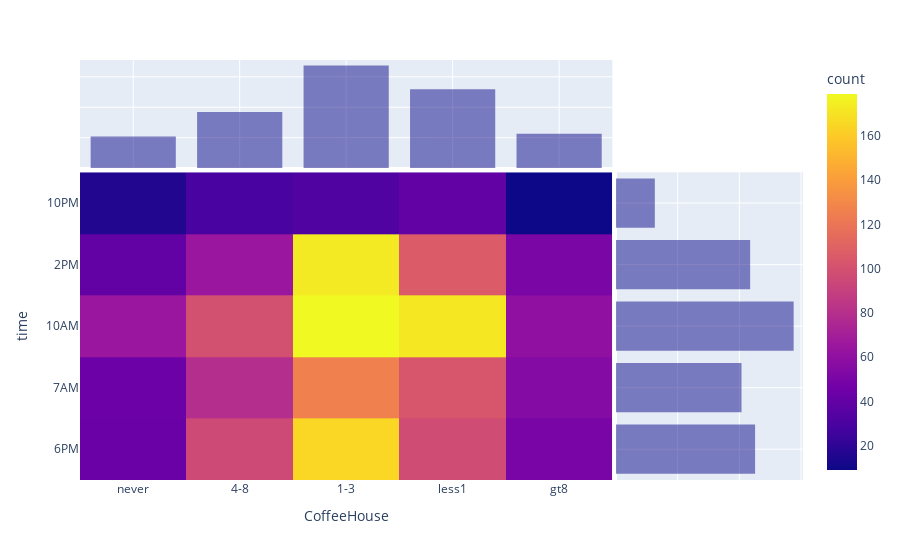

Write notebook code for a chart like this one.
### Markdown cell above
#### There is a strong correlation with rare coffee house visitors and 10am.

### Code cell
px.density_heatmap(coffee_df[coffee_df['Accepted']==True], x="CoffeeHouse", y="time", marginal_x="histogram", marginal_y="histogram")

### Figure 1 — Plotly figure (JSON) as saved in the notebook; plotly's stock layout.template omitted (floating-point values rounded to 4 significant figures; data arrays with more than 128 entries replaced by an {"elided": "..."} marker saying what was removed)
{"data": [{"coloraxis": "coloraxis", "hovertemplate": "CoffeeHouse=%{x}<br>time=%{y}<br>count=%{z}<extra></extra>", "name": "", "type": "histogram2d", "x": {"elided": "1995 str values"}, "xaxis": "x", "xbingroup": "x", "y": {"elided": "1995 str values"}, "yaxis": "y", "ybingroup": "y"}, {"alignmentgroup": "True", "bingroup": "x", "hovertemplate": "CoffeeHouse=%{x}<br>count=%{y}<extra></extra>", "legendgroup": "", "marker": {"color": "#0d0887"}, "name": "", "offsetgroup": "", "opacity": 0.5, "showlegend": false, "type": "histogram", "x": {"elided": "1995 str values"}, "xaxis": "x3", "yaxis": "y3"}, {"alignmentgroup": "True", "bingroup": "y", "hovertemplate": "time=%{y}<br>count=%{x}<extra></extra>", "legendgroup": "", "marker": {"color": "#0d0887"}, "name": "", "offsetgroup": "", "opacity": 0.5, "showlegend": false, "type": "histogram", "xaxis": "x2", "y": {"elided": "1995 str values"}, "yaxis": "y2"}], "layout": {"barmode": "overlay", "coloraxis": {"colorbar": {"title": {"text": "count"}}, "colorscale": [[0, "#0d0887"], [0.1111, "#46039f"], [0.2222, "#7201a8"], [0.3333, "#9c179e"], [0.4444, "#bd3786"], [0.5556, "#d8576b"], [0.6667, "#ed7953"], [0.7778, "#fb9f3a"], [0.8889, "#fdca26"], [1, "#f0f921"]]}, "legend": {"tracegroupgap": 0}, "margin": {"t": 60}, "xaxis": {"anchor": "y", "domain": [0, 0.7363], "title": {"text": "CoffeeHouse"}}, "xaxis2": {"anchor": "y2", "domain": [0.7413, 1], "matches": "x2", "showgrid": true, "showline": false, "showticklabels": false, "ticks": ""}, "xaxis3": {"anchor": "y3", "domain": [0, 0.7363], "matches": "x", "showgrid": true, "showticklabels": false}, "xaxis4": {"anchor": "y4", "domain": [0.7413, 1], "matches": "x2", "showgrid": true, "showline": false, "showticklabels": false, "ticks": ""}, "yaxis": {"anchor": "x", "domain": [0, 0.7326], "title": {"text": "time"}}, "yaxis2": {"anchor": "x2", "domain": [0, 0.7326], "matches": "y", "showgrid": true, "showticklabels": false}, "yaxis3": {"anchor": "x3", "domain": [0.7426, 1], "matches": "y3", "showgrid": true, "showline": false, "showticklabels": false, "ticks": ""}, "yaxis4": {"anchor": "x4", "domain": [0.7426, 1], "matches": "y3", "showgrid": true, "showline": false, "showticklabels": false, "ticks": ""}}}
